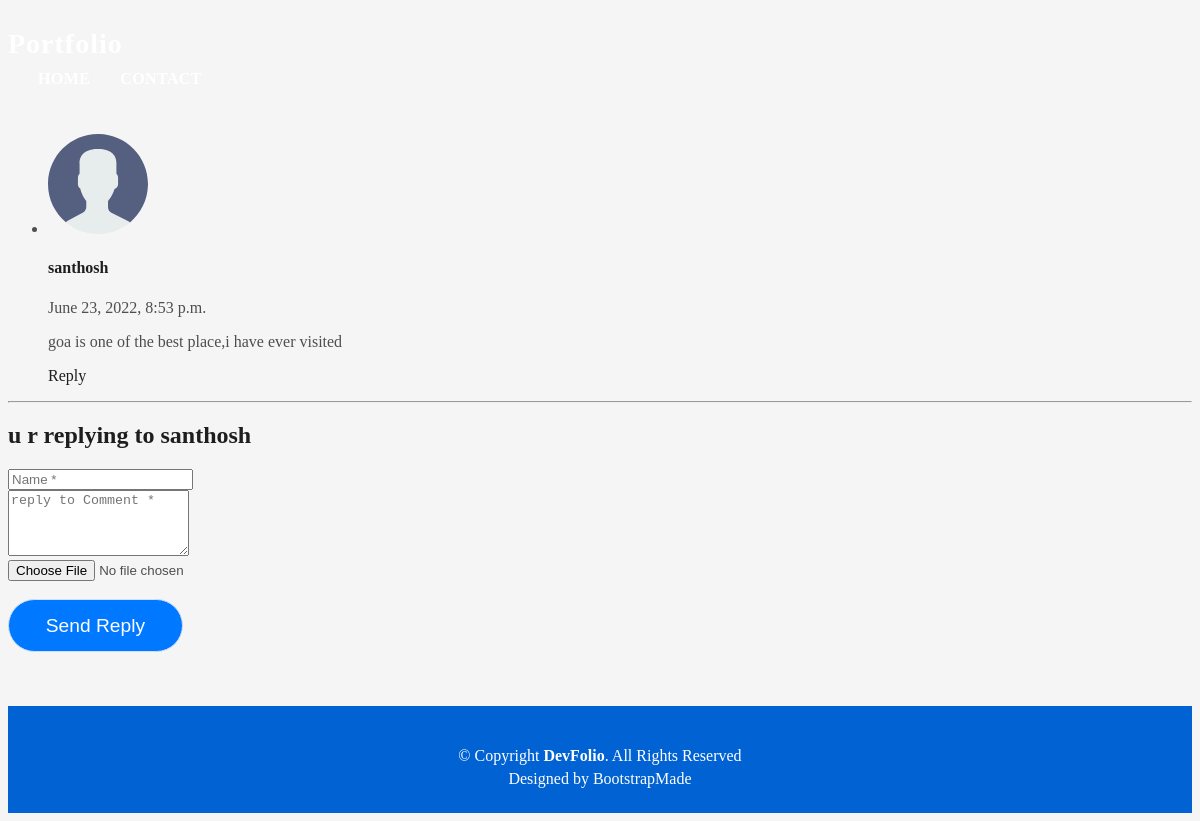
The app's page /reply/17/ with its own data.
### app/models.py (models this page shows, shortened)
class comment(models.Model):
    blog=models.ForeignKey(blog,on_delete=models.CASCADE,default=1)
    name=models.CharField(max_length=150)
    mail=models.EmailField(null=False)
    comment=models.CharField(max_length=150)
    dp=models.ImageField(default='avatar.svg')
    created=models.DateTimeField(auto_now_add=True)

### app/views.py (the view)
# urls.py: path('reply/<str:pk>/',views.replycomment,name='reply'),
def replycomment(request,pk):
    cmnt=comment.objects.get(id=pk)
    if request.method=='POST':
        p=request.POST['name']
        r=request.POST['message']
        if request.FILES:
            pic=request.FILES['dp']
            rply=reply.objects.create(reply_name=p,commentor=cmnt,reply=r,dpic=pic)
            rply.save()
            messages.info(request,'reply sent')
            return redirect('blogs'+'/'+cmnt.blog.id+'/')
        else:
            rply=reply.objects.create(reply_name=p,commentor=cmnt,reply=r)
            rply.save()
            messages.info(request,'reply sent')
            return redirect('/blogs'+'/'+str(cmnt.blog.id)+'/')
    else:
        return render(request,'reply.html',{'cmment':cmnt})

### templates/reply.html (shortened to what this page needs)
<!DOCTYPE html>
{% load static %}
<html lang="en">
<head>
  <link href="{% static 'assets/css/style.css' %}" rel="stylesheet">
  <link href="{% static 'assets/vendor/bootstrap-icons/bootstrap-icons.css' %}" rel="stylesheet">
  <link href="{% static 'assets/vendor/glightbox/css/glightbox.min.css' %}" rel="stylesheet">
  <link href="{% static 'assets/vendor/swiper/swiper-bundle.min.css' %}" rel="stylesheet">
    <link href="{% static 'assets/css/style.css' %}" rel="stylesheet">
</head>
<body>
  <header id="header" class="fixed-top">
    <div class="container d-flex align-items-center justify-content-between">
      <h1 class="logo"><a href="index.html">Portfolio</a></h1>
      <nav id="navbar" class="navbar">
        <ul>
          <li><a class="nav-link scrollto " href="{% url 'blogs' cmment.blog.id %}">Home</a></li>
          <li><a class="nav-link scrollto" href="#contact">Contact</a></li>
        </ul>
      </nav>
    </div>
  </header>
    <ul class="list-comments">
        <li>
          <div class="comment-avatar">
              <img src="{{cmment.dp.url}}" width="100" height="100">
          </div>
          <div class="comment-details">
            <h4 class="comment-author">{{cmment.name}}</h4>
            <span>{{cmment.created}}</span>
            <p>
             {{cmment.comment}}
            </p>
            <a href="{% url 'reply' cmment.id %}">Reply</a>
          </div>
        </li>
    </ul>
<hr>
    <h2>u r replying to {{cmment.name}}</h2>
    <form method="post" enctype="multipart/form-data">
        <div class="row">
          <div class="col-md-6 mb-3">
            <div class="form-group">
              <input type="text" class="form-control input-mf" id="inputName" placeholder="Name *" name="name" required>
            </div>
          </div>
          <div class="col-md-12 mb-3">
            <div class="form-group">
              <textarea id="textMessage" class="form-control input-mf" placeholder="reply to Comment *" name="message"  rows="4" required></textarea>
            </div>
          </div>
          <div>
            <input type="file" name="dp" placeholder="upload display pic" alt="">
          </div> <br>
          <div class="col-md-12">
            <button type="submit" class="button button-a button-big button-rouded">Send Reply</button>
          </div>
        </div>
      </form>
<br>
<br><br>
  <footer>
    <div class="container">
      <div class="row">
        <div class="col-sm-12">
          <div class="copyright-box">
            <p class="copyright">&copy; Copyright <strong>DevFolio</strong>. All Rights Reserved</p>
            <div class="credits">
              Designed by <a href="https://bootstrapmade.com/">BootstrapMade</a>
            </div>
          </div>
        </div>
      </div>
    </div>
  </footer>
</body>
</html>

### static/assets/css/style.css (style rules this page uses)
body { background-color: #f5f5f5; color: #4e4e4e; }
h1, h2, h3, h4, h5, h6 { color: #1e1e1e; }
a { color: #1e1e1e; text-decoration: none; transition: all 0.5s ease-in-out; }
.button { display: inline-block; padding: 0.3rem 0.6rem; text-align: center; vertical-align: middle; -webkit-user-select: none; -moz-user-select: none; user-select: none; font-size: 1rem; border-radius: 0.3rem; border: 1px solid transparent; transition: all 500ms ease; cursor: pointer; }
.button-a { text-decoration: none; background-color: #0078ff; color: #fff; border-color: #cde1f8; }
.button-big { padding: 0.9rem 2.3rem; font-size: 1.2rem; }
.button-rouded { border-radius: 5rem; }
#header { transition: all 0.5s; z-index: 997; padding: 20px 0; }
#header .logo { font-size: 28px; margin: 0; padding: 0; font-weight: 600; letter-spacing: 1px; }
#header .logo a { color: #fff; }
.navbar { padding: 0; }
.navbar ul { margin: 0; padding: 0; display: flex; list-style: none; align-items: center; }
.navbar li { position: relative; }
.navbar > ul > li { white-space: nowrap; padding: 10px 0 10px 30px; }
.navbar a, .navbar a:focus { display: flex; align-items: center; justify-content: space-between; color: #fff; font-size: 16px; font-weight: 600; padding: 0; white-space: nowrap; transition: 0.3s; letter-spacing: 0.4px; position: relative; text-transform: uppercase; }
.navbar > ul > li > a:before { content: ""; position: absolute; width: 100%; height: 2px; bottom: -6px; left: 0; width: 0; background-color: #fff; visibility: hidden; transition: all 0.3s ease-in-out 0s; }
footer { text-align: center; color: #fff; padding: 25px 0; background: #0062d3; }
footer .copyright { margin-bottom: 0.3rem; }
footer .credits { margin-bottom: 0; }
footer .credits a { color: #fff; }

### records on screen
comment: dp (placeholder picture), name "santhosh", created "June 23, 2022, 8:53 p.m.", comment "goa is one of the best place,i have ever visited"
